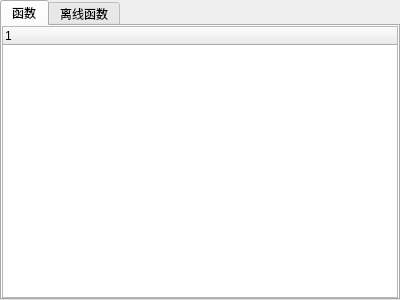
<?xml version="1.0" encoding="UTF-8"?>
<ui version="4.0">
 <class>FunctionWidgetHX</class>
 <widget class="QWidget" name="FunctionWidgetHX">
  <property name="geometry">
   <rect>
    <x>0</x>
    <y>0</y>
    <width>400</width>
    <height>300</height>
   </rect>
  </property>
  <property name="windowTitle">
   <string>Form</string>
  </property>
  <layout class="QVBoxLayout" name="verticalLayout">
   <property name="spacing">
    <number>0</number>
   </property>
   <property name="leftMargin">
    <number>0</number>
   </property>
   <property name="topMargin">
    <number>0</number>
   </property>
   <property name="rightMargin">
    <number>0</number>
   </property>
   <property name="bottomMargin">
    <number>0</number>
   </property>
   <item>
    <widget class="QTabWidget" name="tabWidget">
     <property name="currentIndex">
      <number>0</number>
     </property>
     <widget class="QWidget" name="tab">
      <attribute name="title">
       <string>函数</string>
      </attribute>
      <layout class="QVBoxLayout" name="verticalLayout_2">
       <property name="spacing">
        <number>0</number>
       </property>
       <property name="leftMargin">
        <number>0</number>
       </property>
       <property name="topMargin">
        <number>0</number>
       </property>
       <property name="rightMargin">
        <number>0</number>
       </property>
       <property name="bottomMargin">
        <number>0</number>
       </property>
       <item>
        <widget class="QTreeWidget" name="treeWidget_online">
         <column>
          <property name="text">
           <string notr="true">1</string>
          </property>
         </column>
        </widget>
       </item>
      </layout>
     </widget>
     <widget class="QWidget" name="tab_2">
      <attribute name="title">
       <string>离线函数</string>
      </attribute>
      <layout class="QVBoxLayout" name="verticalLayout_3">
       <property name="spacing">
        <number>0</number>
       </property>
       <property name="leftMargin">
        <number>0</number>
       </property>
       <property name="topMargin">
        <number>0</number>
       </property>
       <property name="rightMargin">
        <number>0</number>
       </property>
       <property name="bottomMargin">
        <number>0</number>
       </property>
       <item>
        <widget class="QTreeWidget" name="treeWidget_offline">
         <column>
          <property name="text">
           <string notr="true">1</string>
          </property>
         </column>
        </widget>
       </item>
      </layout>
     </widget>
    </widget>
   </item>
  </layout>
 </widget>
 <resources/>
 <connections/>
</ui>
